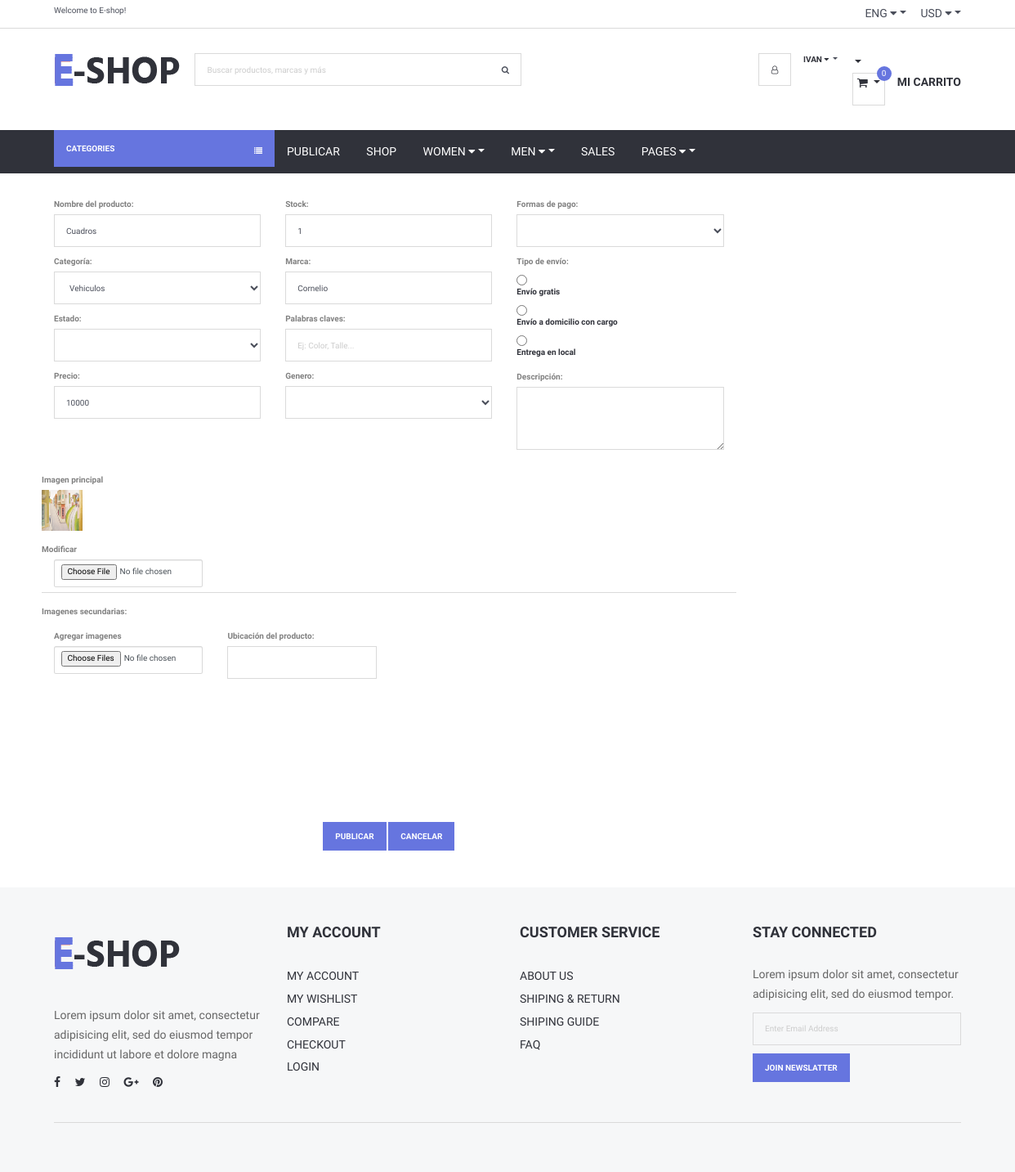
Page /Views/modificarProducto.php?cod=62 (signed in) on the committed database.
### tables this page shows
CREATE TABLE `producto` (
  `id` int(11) NOT NULL,
  `nombre` varchar(200) NOT NULL,
  `estado` varchar(200) NOT NULL,
  `precio` double NOT NULL,
  `formasdepago` varchar(200) NOT NULL,
  `envio` varchar(200) NOT NULL,
  `marca` varchar(200) NOT NULL,
  `stock` int(11) NOT NULL,
  `genero` varchar(200) NOT NULL,
  `categoria` int(11) NOT NULL,
  `palabrasClaves` varchar(200) NOT NULL,
  `descripcion` varchar(600) NOT NULL,
  `visitas` int(11) NOT NULL,
  `idUsuario` int(11) NOT NULL,
  `latitud` varchar(200) DEFAULT NULL,
  `longitud` varchar(200) DEFAULT NULL,
  `ventas` int(11) NOT NULL
);

CREATE TABLE `imgprincipal` (
  `id` int(11) NOT NULL,
  `idProducto` int(11) NOT NULL,
  `nombre` varchar(300) NOT NULL
);

### Views/conexionBD/conexion.php (called while the page is built, shortened)
<?php
class Conexion{
	 private $msq="";
	public function __construct()
	 {
		 $archivoConfig = "config.ini";
		 $confi = parse_ini_file($archivoConfig, true);
		 $this->host = $confi["bd"]["host"];
		 $this->usuario = $confi["bd"]["usuario"];
		 $this->clave=$confi["bd"]["clave"];
		 $this->bd = $confi["bd"]["bd"];
		$this->msq = new mysqli($this->host, $this->usuario, $this->clave, $this->bd);
	 }
	 public function realizarConsulta($consulta){
 if(!$resultado = $this->msq->query($consulta) )
 {
	 echo "Ha ocurrido un error al ejecutar la consulta   ";
 }else{
	 return $resultado;
	   }
 }
}
?>

### Views/modificarProducto.php (the view, shortened to what this page needs)
<?php
include_once("header.php");
		require_once("conexionBD/conexion.php");
		$conexion = new Conexion;
$id=isset($_GET["cod"]) ? $_GET["cod"] : "";
 		$consulta="SELECT * FROM producto WHERE id='$id'";
		$consulta3="SELECT * FROM imgprincipal WHERE idProducto='$id'";
		$resultado = $conexion->realizarConsulta($consulta);
		$imgPrincipal = $conexion->realizarConsulta($consulta3);
?>
<!doctype html>
<html>
<head>
    <link type="text/css" rel="stylesheet" href="css/main.css" />
    <link type="text/css" rel="stylesheet" href="css/bootstrap.min.css" />
	<link type="text/css" rel="stylesheet" href="css/bootstrap.css" />
    <link type="text/css" rel="stylesheet" href="css/slick.css" />
    <link type="text/css" rel="stylesheet" href="css/slick-theme.css" />
    <link type="text/css" rel="stylesheet" href="css/nouislider.min.css" />
    <link rel="stylesheet" href="css/font-awesome.min.css">
    <link type="text/css" rel="stylesheet" href="css/style.css" />
</head>
<body>
	<?php include_once("header.php"); ?>
<div class="section">
    <div class="container">
        <div class="row">
            <form  id="checkout-form" class="clearfix" action="procesaEditarProducto.php" method="post" enctype="multipart/form-data">
			<?php
                while($f=mysqli_fetch_array($resultado)){
             ?>
                <div class="col-12 col-md-4">
                    <div class="form-group">
                        <label>Nombre del producto: </label>
                        <input class="input" type="text" name="nombre" value="<?php echo $f['nombre'];?>"
                               placeholder="Nombre del producto" required>
                    </div>
                    <div class="form-group">
                        <label>Categoría: </label>
                        <select class="input" name="categoria"  required>
                            <option value="Vehiculos">Vehiculos</option>
                        </select>
                    </div>
                    <div class="form-group">
                        <label>Estado: </label>
                        <select  class="input" name="estado" required>
							<option select="" ></option>
							<option >Nuevo</option>
                        </select>
                    </div>
                    <div class="form-group">
                        <label>Precio: </label>
                        <input class="input" type="number" name="precio" value="<?php echo $f['precio'];?>"
                               placeholder="$1799" required >
                    </div>
                </div>
                <div class="col-12 col-md-4">
                    <div class="form-group">
                        <label>Stock: </label>
                        <input class="input" type="number" name="stock" value="<?php echo $f['stock'];?>"
                               placeholder="999" required>
                    </div>
                    <div class="form-group">
                        <label>Marca: </label>
                        <input class="input" type="text" name="marca" placeholder="marca" value="<?php echo $f['marca'];?>"
						required>
                    </div>
                    <div class="form-group">
                        <label>Palabras claves: </label>
                        <input class="input" type="text" name="palabras" value="<?php echo $f['palabrasClaves'];?>"
                               placeholder="Ej: Color, Talle...">
                    </div>
                    <div class="form-group">
                        <label>Genero: </label>
                        <select class="input"  name="genero"  required>
                            <option select="" ></option>
                            <option value="Hombre" >Hombre</option>
                        </select>
                    </div>
                </div>
                <div class="col-12 col-md-4">
                    <div class="form-group">
                        <label>Formas de pago: </label>
                        <select class="input"  name="formas" required>
                            <option select=""></option>
                            <option >Efectivo</option>
                        </select>
                    </div>
					<div class="form-group" >
                        <label>Tipo de envío: </label>
                        <div class="input-checkbox">
                            <input  style="display:block" type="radio" name="envio"
                                   value="Gratis" required /> <label > Envío gratis</label>
                        </div>
                        <div class="input-checkbox">
                            <input style="display:block" class="input-checkbox" type="radio" name="envio"
                                   value="Domicilio con cargo" /> <label> Envío a domicilio con
                                cargo</label>
                        </div>
                        <div class="input-checkbox">
                            <input style="display:block" class="input-checkbox" type="radio" name="envio"
                                   value="Entrega en local" /> <label> Entrega en local</label>
                        </div>
					 </div>
                    <div class="form-group">
                        <label>Descripción: </label>
                        <textarea style="height: 77px" class="input"
                                  name="descripcion"><?php echo $f['descripcion'];?></textarea>
                    </div>
<br>
                </div>
                 <?php
                }
				?>
					<div class="form-group" >
                            <label> Imagen principal</label>
								 <br>
							<?php
                    while($f=mysqli_fetch_array($imgPrincipal)){
                    ?>
							<img style="height:50px;width:50px;"
							 src="imgPublicadas/<?php echo $f["nombre"];?>" alt=""/>
					<?php
						}
						?>
						 <br>
							 <br>
							 <label> Modificar</label>
							  <br>
						<div class="col-md-3" >
							 <input class="form-control" type="file"
                                       name="imgPrincipal"
                                       id="importData"  accept=".jpg,
                                    .png" />
						</div>
                        </div>
						<br>
						 <div class="form-group" >
					<hr>
							 <label> Imagenes secundarias:</label>
							 <br>
                        </div>
						<div class="col-md-3" >
						<label >
							Agregar imagenes
						</label>
						<input class="form-control" type="file"
                                       name="archivo[]"
                                       id="imgSecundarias"  accept=".jpg,
                                    .png" multiple />
						</div>
					   <div class="form-group">
                    <div class="col-12 col-md-3">
                        <label>Ubicación del producto: </label>
                        <input class="input" type="text" id="direccion">
                    </div>
                </div>
                <div id="map" class="col-12 col-md-6" style="width: 100%; height:
                200px; margin-top: 20px"></div>
                <div class="col-md-12" style="text-align: center; padding: 15px" >
                    <button class="primary-btn" type="submit" value="PUBLICAR"
                            name="publicar">Publicar</button>
                    <button class="primary-btn" type="reset" value="CANCELAR"
                            name="cancelar">Cancelar</button>
                </div>
            </form>
					</div>
    </div>
</div>
<?php include_once("footer.php"); ?>
</body>
</html>

### Views/css/style.css (style rules this page uses)
body { font-family: 'Hind', sans-serif; color: #4A4E5A; overflow-x: hidden; }
hr { margin-top: 15px; margin-bottom: 15px; border-color: #DADADA; }
.main-btn, .primary-btn { display: inline-block; padding: 10px 15px; text-transform: uppercase; font-weight: 700; border: none; -webkit-transition: 0.3s all; transition: 0.3s all; }
.primary-btn { color: #FFF; background-color: #6675df; }
.input { width: 100%; height: 40px; padding: 0px 15px; border: none; background-color: transparent; -webkit-box-shadow: 0px 0px 0px 1px #DADADA inset, 0px 0px 0px 5px transparent; box-shadow: 0px 0px 0px 1px #DADADA inset, 0px 0px 0px 5px transparent; -webkit-transition: 0.3s all; transition: 0.3s all; }
textarea.input { padding: 15px; }
.input-checkbox>label { color: #30323A; }
.section { padding-top: 30px; padding-bottom: 30px; }

### Views/css/main.css (style rules this page uses)
* { margin: 0px; padding: 0px; box-sizing: border-box; }
body, html { height: 100%; font-family: 'Hind', sans-serif, sans-serif; }
input[type = "radio"] { display:none; }
label { color:grey; }
input { outline: none; border: none; }
input[type="number"] { -moz-appearance: textfield; appearance: none; -webkit-appearance: none; }
textarea { outline: none; border: none; }
button { outline: none !important; border: none; background: transparent; }

### rows in the picture
producto: nombre "Cuadros", precio "10000", stock "1", marca "Cornelio"
imgprincipal: nombre (picture)

### other values in the picture
$nombre "IVAN"
$count[0] "0"
